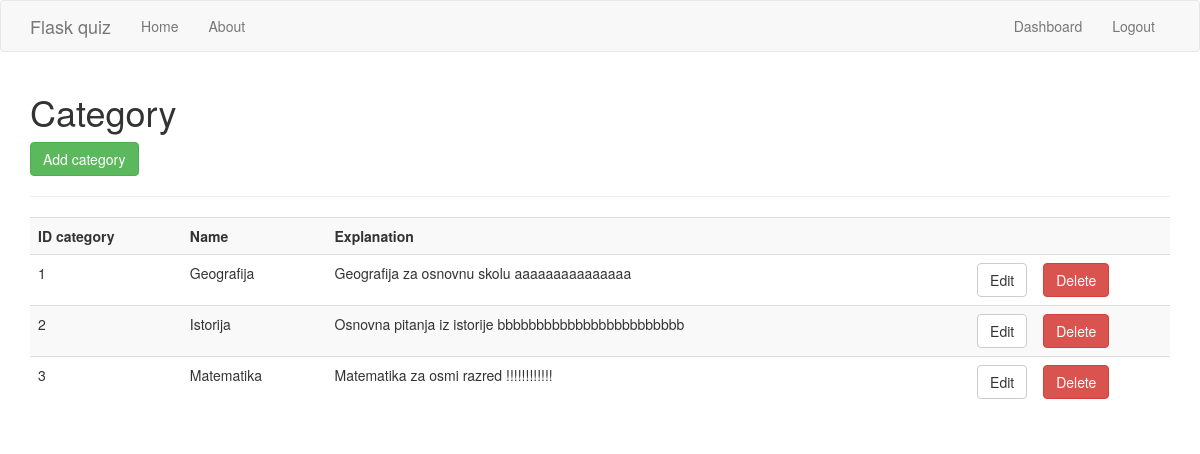
/category (signed in), run on the app's committed database.
### app/models.py (models this page shows)
class Category(db.Model):
    id_category = db.Column(db.Integer, primary_key=True)
    name = db.Column(db.String(256), index=True)
    explanation = db.Column(db.String(512), index=True)

### app/quiz/routes.py (the view)
@quiz.route('/category', methods=['GET', 'POST'])
@is_logged_in
def category():
    global conn
    try:
        conn = sqlite3.connect("quiz.db")
    except Error as e:
        print(e)
    cur = conn.cursor()
    result_cat = cur.execute("SELECT * FROM category")
    categorys = cur.fetchall()
    print(categorys)
    if result_cat:
        return render_template('category.html', categorys=categorys)
    else:
        msg = 'No category Found'
        return render_template('dashboard.html', msg=msg)

### app/users/__utils__.py (called while the page is built)
def is_logged_in(f):
    @wraps(f)
    def wrap(*args, **kwargs):
        if 'logged_in' in session:
            return f(*args, **kwargs)
        else:
            flash('Unauthorized, Please login', 'danger')
            return redirect(url_for('login'))
    return wrap

### app/templates/category.html (shortened to what this page needs)
{% extends "layout.html" %}
{% block body %}
  <h1>Category</h1>
  <a class="btn btn-success" href="/category_add">Add category</a>
  <hr>
  <table class="table table-striped">
    <tr>
      <th>ID category</th>
      <th>Name</th>
      <th>Explanation</th>
      <th></th>
      <th></th>
    </tr>
    {% for category in categorys %}
      <tr>
        <td>{{category[0]}}</td>
        <td>{{category[1]}}</td>
        <td>{{category[2]}}</td>
        <td><a href="category_edit/{{category[0]}}" class="btn btn-default pull-right">Edit</a></td>
        <td>
          <form action="{{url_for('category_delete', id=category[0])}}" method="post">
            <input type="submit" value="Delete" class="btn btn-danger">
          </form>
        </td>
      </tr>
    {% endfor %}
  </table>
{% endblock %}

### data on the page
Category: id_category "1", name "Geografija", explanation "Geografija za osnovnu skolu aaaaaaaaaaaaaaa"
Category: id_category "2", name "Istorija", explanation "Osnovna pitanja iz istorije bbbbbbbbbbbbbbbbbbbbbbbb"
Category: id_category "3", name "Matematika", explanation "Matematika za osmi razred !!!!!!!!!!!!"
